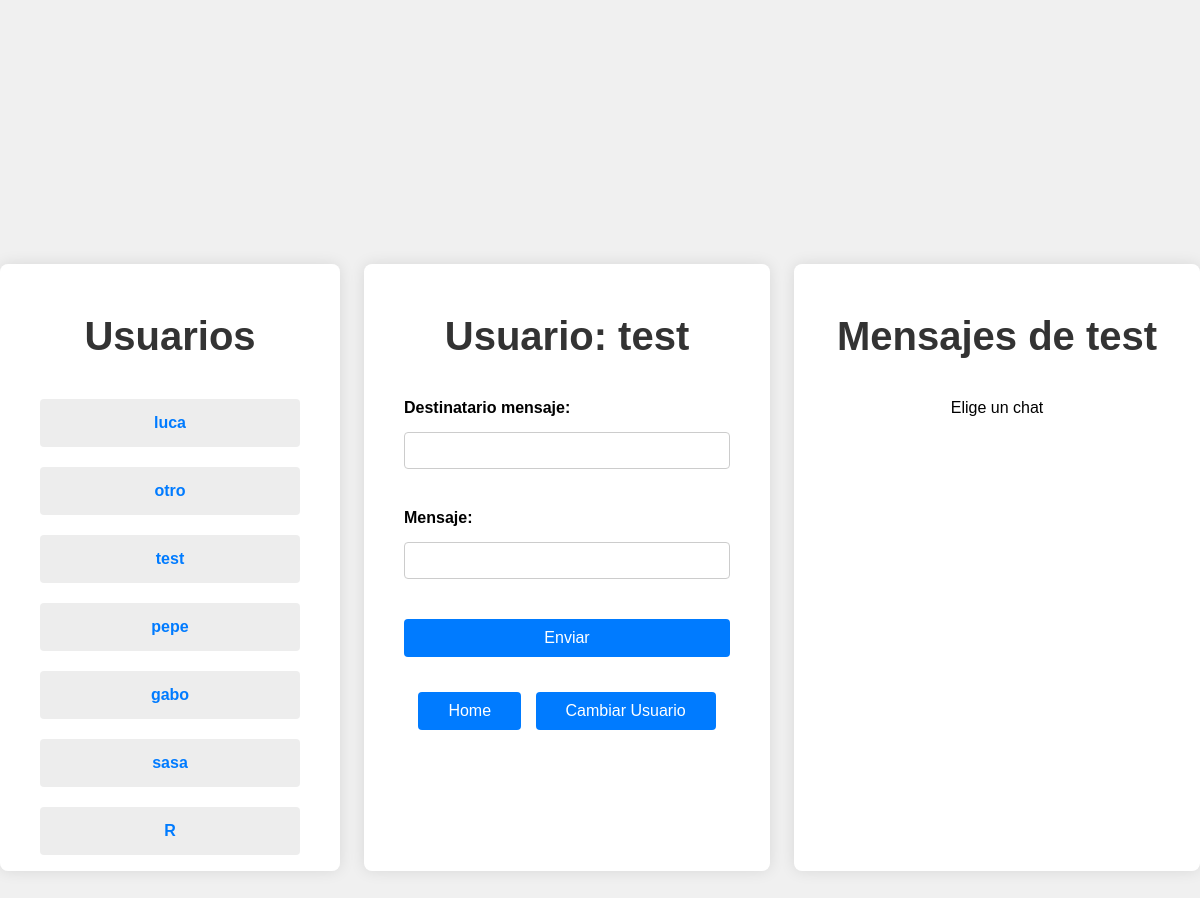
The page /chat (signed in) on the database its author committed.
### tables this page shows
CREATE TABLE users(
    id INTEGER PRIMARY KEY AUTOINCREMENT,
    username string UNIQUE, 
    pwd string NOT NULL,
    salt string NOT NULL,
    rol string NOT NULL,
    correo string NOT NULL,
    public_ip string NULL);

### app.py (the view)
@app.route('/chat', methods=['GET', 'POST'])
def chat():
    if 'user_id' not in session:
        return redirect(url_for('login'))
    messages = None
    users = get_users()
    if request.method == 'POST':
        send_message(message= request.form['message'], recipient= request.form['recipient'], sender= session['user_id'])
    selected_user = request.args.get('user')
    if selected_user:
        messages = messages_descifrados(selected_user, session['user_id'])
    return render_template('chat.html', messages= messages, users = users, username=get_name_by_id(session['user_id'])["username"])

### db_functions/user_functions.py (called while the page is built)
def get_name_by_id(user_id):
    conn = sql.connect('cripto.sqlite')
    conn.row_factory = sql.Row
    cursor = conn.cursor()
    cursor.execute('SELECT username FROM users WHERE id = ?', (user_id,))
    return cursor.fetchone()

def get_users():
    conn = sql.connect('cripto.sqlite')
    conn.row_factory = sql.Row
    cursor = conn.cursor()
    cursor.execute("""SELECT * FROM users""")
    return cursor.fetchall()

### templates/chat.html (shortened to what this page needs)
<!DOCTYPE html>
<html lang="es">
<head>
    <link rel="stylesheet" href="{{ url_for('static', filename='style/chatc.css') }}">
</head>
<body>
    <div class="usuarios">
        <h2>Usuarios</h2>
        <ul class="numerousuarios">
            {% for usr in users %}
            {% if usr["rol"] == "Usuario" %}
            <li>
                <a href="/chat?user={{ usr["id"] }}" style="text-decoration: none;">
                    <strong class= "a">{{usr["username"]}}</strong>
                </a>
            </li>
            {% endif %}
            {% endfor %}
        </ul>
    </div>
    <div class="container">
        <h2>Usuario: {{username}}</h2>
        <form method="post">
            <div class="form-group">
                <label for="recipient">Destinatario mensaje:</label>
                <input type="text" id="recipient" name="recipient" required>
            </div>
            <div class="form-group">
                <label for="message">Mensaje:</label>
                <input type="text" id="message" name="message" required>
            </div>
            <button type="submit">Enviar</button>
        </form>
        <div class="links">
            <a href="/home" class="botonesheader">Home</a>
            <a href="/login" class="botonesheader">Cambiar Usuario</a>
        </div>
    </div>
    <div class="container">
        <h2>Mensajes de {{username}}</h2>
        <ul class="messages">
        {% if messages == "Empty" %}
            <p>Escribe el primer mensaje</p>
        {% else %}
            <p>Elige un chat</p>
        {% endif %}
        </ul>
    </div>
</body>
</html>

### static/style/chatc.css (style rules this page uses)
body { font-family: Arial, sans-serif; background-color: #f0f0f0; margin: 0; padding: 0; display: flex; justify-content: center; align-items: center; height: 100vh; }
.usuarios { background-color: #fff; padding: 20px; border-radius: 8px; box-shadow: 0 0 15px rgba(0, 0, 0, 0.1); width: 100%; max-width: 300px; text-align: center; height: 50vh; overflow: auto; }
.numerousuarios { list-style-type: none; padding: 0; }
.numerousuarios li { text-align: center; font-size: 1rem; background-color: #ededed; margin: 20px; padding: 15px 20px; border-radius: 4px; }
.container { background-color: #fff; padding: 20px 40px; border-radius: 8px; box-shadow: 0 0 15px rgba(0, 0, 0, 0.1); width: 100%; max-width: 600px; height: 50vh; overflow: auto; text-align: center; }
h2 { font-size: 2.5rem; color: #333; margin-bottom: 40px; }
.form-group { margin-bottom: 30px; text-align: left; }
label { display: block; margin-bottom: 15px; font-weight: bold; }
input[type="text"] { width: 100%; padding: 10px; margin-bottom: 10px; border: 1px solid #ccc; border-radius: 4px; box-sizing: border-box; }
button { width: 100%; padding: 10px; background-color: #007BFF; color: white; border: none; border-radius: 4px; cursor: pointer; font-size: 16px; }
h2 { color: #333; margin-top: 30px; }
ul.messages { list-style-type: none; padding: 0; }
.a { color: #007BFF; }
.links { margin-top: 30px; }
a.botonesheader { display: inline-block; margin: 5px; padding: 10px 30px; background-color: #007BFF; color: white; text-decoration: none; border-radius: 4px; }

### rows shown on the page
users: username "luca"
users: username "otro"
users: username "test"
users: username "pepe"
users: username "gabo"
users: username "sasa"
users: username "R"
